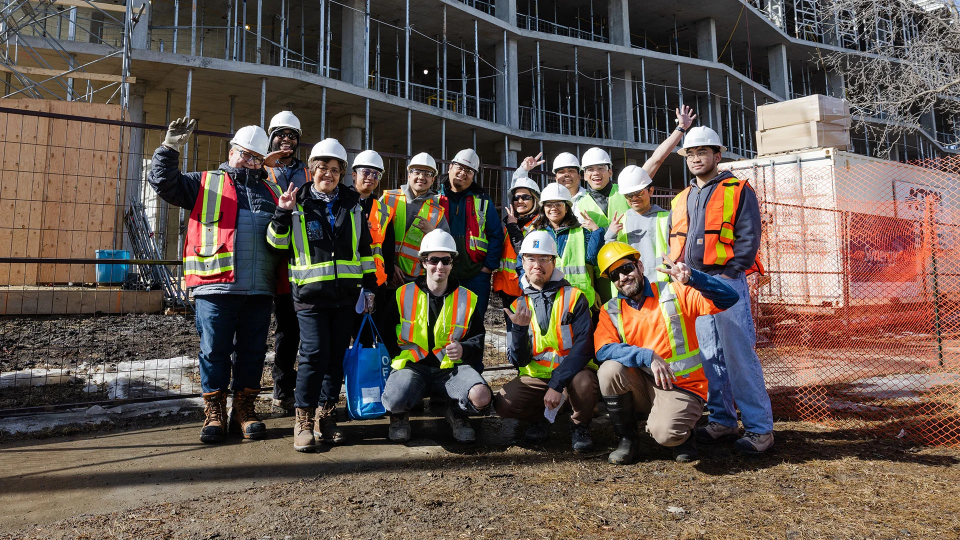
#> input picture datasets/safety/worker.jpg, 1920 x 1080 px (shown at 1/2 size)
$ python preprocess.py --input ../../datasets/safety/worker.jpg --output out.png
#> lines starting #> are read from the running program, lines starting #| are printed output that depends on the picture
import argparse
from pathlib import Path

import cv2


def main():

    parser = argparse.ArgumentParser()

    parser.add_argument(
        "--input",
        required=True
    )

    parser.add_argument(
        "--output",
        required=True
    )

    args = parser.parse_args()

    image = cv2.imread(args.input)
#> image is the input picture: shape (1080, 1920, 3); mean B, G, R 78, 86.4, 99.2

    if image is None:
        raise FileNotFoundError(
            f"Unable to read image: {args.input}"
        )

    #
    # Resize
    #

    image = cv2.resize(
        image,
        (640, 640)
    )
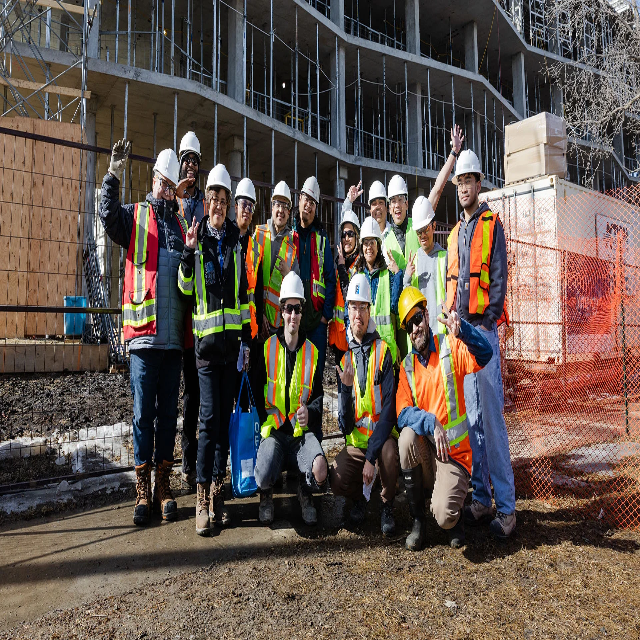
#> image: shape (640, 640, 3); mean B, G, R 77.9, 86.4, 99.1

    #
    # Future preprocessing goes here
    #
    # - denoising
    # - normalization
    # - histogram equalization
    #

    Path(args.output).parent.mkdir(
        parents=True,
        exist_ok=True
    )

    cv2.imwrite(
        args.output,
        image
    )

    print(
        "Preprocessing complete"
    )


if __name__ == "__main__":

    main()
